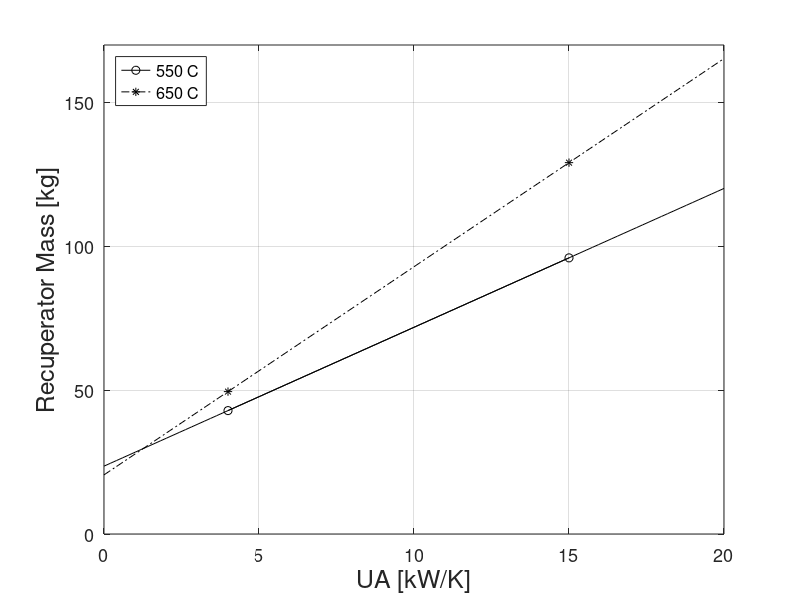
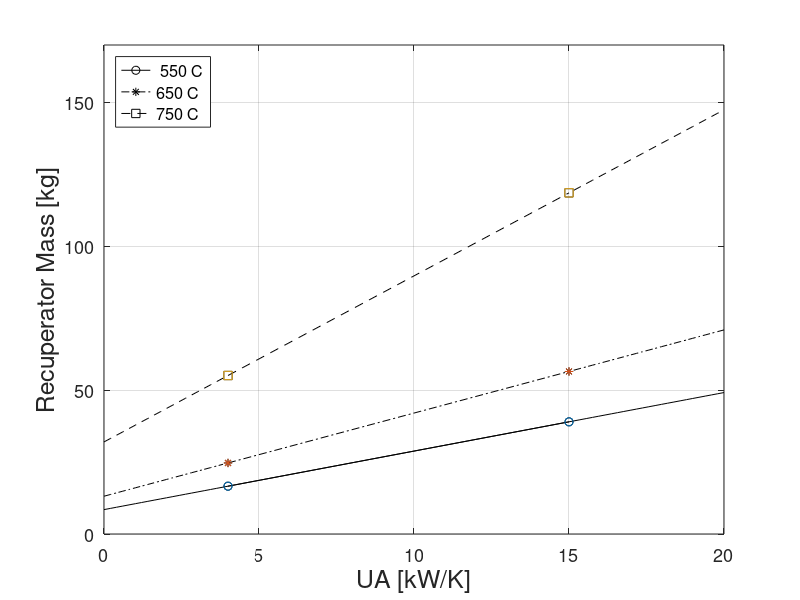

These charts were generated, in order, by the following MATLAB code:
%create plot for recuperator mass with respect to temperature for SS

set(0,'defaultAxesFontSize',13)

UA = [4,15];
UA_vec = linspace(0,20);
mass_550C = [42.9, 96];
mass_550Cline = 4.827272727*UA_vec+23.59090909;

mass_650C = [49.5, 129.1];
mass_650Cline = 7.236363636*UA_vec+20.55454545;

figure(1)
plot(UA,mass_550C,'-ok')
hold on
plot(UA,mass_650C,'-.*k')

plot(UA_vec,mass_550Cline,'-k')

mass_650Cline1 = mass_650Cline(UA_vec<4);
UA_vec1 = UA_vec(UA_vec<4);
mass_650Cline2 = mass_650Cline(UA_vec>15);
UA_vec2 = UA_vec(UA_vec>15);
plot(UA_vec1,mass_650Cline1,'-.k',UA_vec2,mass_650Cline2,'-.k')

xlim([0 20])
ylim([0 170])

legend('550 C','650 C','location','northwest')
xlabel('UA [kW/K]','fontsize',18)
ylabel('Recuperator Mass [kg]','fontsize',18)
grid on


%create plot for recuperator mass with respect to temperature for SS

UA = [4,15];
UA_vec = linspace(0,20);
mass_550C = [16.62, 39];
mass_550Cline = 2.034545455*UA_vec+8.481818182;

mass_650C = [24.7, 56.5];
mass_650Cline = 2.890909091*UA_vec+13.13636364;

mass_750C = [55.1, 118.6];
mass_750Cline = 5.772727273*UA_vec+32.00909091;

figure(2)
plot(UA,mass_550C,'-ok')
hold on
plot(UA,mass_650C,'-.*k')
plot(UA,mass_750C,'--sk')

plot(UA_vec,mass_550Cline,'-k')

mass_650Cline1 = mass_650Cline(UA_vec<4);
UA_vec1 = UA_vec(UA_vec<4);
mass_650Cline2 = mass_650Cline(UA_vec>15);
UA_vec2 = UA_vec(UA_vec>15);
plot(UA_vec1,mass_650Cline1,'-.k',UA_vec2,mass_650Cline2,'-.k')

mass_750Cline1 = mass_750Cline(UA_vec<4);
mass_750Cline2 = mass_750Cline(UA_vec>15);
plot(UA_vec1,mass_750Cline1,'--k',UA_vec2,mass_750Cline2,'--k')

scatter(UA,mass_550C,'ok')
hold on
box on
scatter(UA,mass_650C,'*k')
scatter(UA,mass_750C,'sk')

xlim([0 20])
ylim([0 170])

legend(' 550 C','650 C','750 C','location','northwest')
xlabel('UA [kW/K]','fontsize',18)
ylabel('Recuperator Mass [kg]','fontsize',18)
grid on





% % create plot for 2 units and insulated core
% 
% UA = [4,15];
% UA_vec = linspace(0,20);
% mass_2unIns = [19.46, 47.2];
% mass_2unInsline = 2.52181818*UA_vec+9.3727272727;
% 
% figure(3)
% plot(UA_vec,mass_2unInsline,'k')
% hold on
% scatter(UA,mass_2unIns,'k','filled')
% xlabel('UA [kW/K]','fontsize',18)
% ylabel('Recuperator Mass [kg]','fontsize',18)
% grid on






%%%%%%%% combined %%%%%%%%%%%%%%%%%%%%%%%%%%%%%%



% 
% 
% set(0,'defaultAxesFontSize',14)
% 
% %create plot for recuperator mass with respect to temperature for SS
% 
% UA = [4,15];
% UA_vec = linspace(0,20);
% mass_550C = [16.62, 39];
% mass_550Cline = 2.034545455*UA_vec+8.481818182;
% 
% mass_650C = [24.7, 56.5];
% mass_650Cline = 2.890909091*UA_vec+13.13636364;
% 
% mass_750C = [55.1, 118.6];
% mass_750Cline = 5.772727273*UA_vec+32.00909091;
% 
% figure(2)
% l1 = plot(UA,mass_550C,'-ok','MarkerSize',10);
% hold on
% l2 = plot(UA,mass_650C,'-*k','MarkerSize',10);
% l3 = plot(UA,mass_750C,'-sk','MarkerSize',10);
% 
% plot(UA_vec,mass_550Cline,'-k')
% 
% mass_650Cline1 = mass_650Cline(UA_vec<4);
% UA_vec1 = UA_vec(UA_vec<4);
% mass_650Cline2 = mass_650Cline(UA_vec>15);
% UA_vec2 = UA_vec(UA_vec>15);
% plot(UA_vec1,mass_650Cline1,'-k',UA_vec2,mass_650Cline2,'-k')
% 
% mass_750Cline1 = mass_750Cline(UA_vec<4);
% mass_750Cline2 = mass_750Cline(UA_vec>15);
% plot(UA_vec1,mass_750Cline1,'-k',UA_vec2,mass_750Cline2,'-k')
% 
% % scatter(UA,mass_550C,'ok')
% hold on
% box on
% % scatter(UA,mass_650C,'*k')
% % scatter(UA,mass_750C,'sk')
% 
% 
% 
% 
% UA = [4,15];
% UA_vec = linspace(0,20);
% mass_550C = [42.9, 96];
% mass_550Cline = 4.827272727*UA_vec+23.59090909;
% 
% l4 = plot(UA,mass_550C,'--ok','MarkerSize',10);
% 
% mass_550Cline1 = mass_550Cline(UA_vec<4);
% mass_550Cline2 = mass_550Cline(UA_vec>15);
% plot(UA_vec1,mass_550Cline1,'--k',UA_vec2,mass_550Cline2,'--k')
% 
% xlim([0 20])
% ylim([0 170])
% 
% 
% legend([l1,l2,l3,l4],'550 C Inconel','650 C Inconel','750 C Inconel','550 C Stainless Steel','location','northwest')
% xlabel('UA [kW/K]','fontsize',18)
% ylabel('Recuperator Mass [kg]','fontsize',18)
% grid on